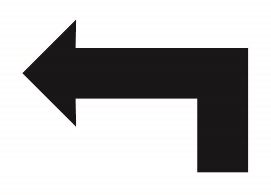
//> input picture Trabajo/OCVSigns/arrowL.jpg, 271 x 195 px
$ ./testeOCV   (built with g++ and OpenCV 4)
//> lines starting //> are read from the running program, lines starting //| are printed output that depends on the picture; after the words box and inside, x2 and y2 are one past the last pixel; in counts of white or black regions, pixels touching at a corner belong together; pictures that were not available may be replaced by others from this repository, and a replacement may not be noted
#include <iostream>
#include <string>
#include <vector>
#include <stdio.h>

#include <opencv2/core/core.hpp>
#include <opencv2/highgui/highgui.hpp>
#include <opencv2/features2d/features2d.hpp>
#include <opencv2/nonfree/features2d.hpp>
#include <opencv2/legacy/legacy.hpp>
#include "opencv2/video/tracking.hpp"

using namespace cv;
using namespace std;


string intToString(int number) {

	std::stringstream ss;
	ss << number;
	return ss.str();
}

class Symbol {

public:
	Mat img;
	string name;

};


void sortCorners(std::vector<cv::Point2f>& corners, cv::Point2f center) {
	std::vector<cv::Point2f> top, bot;

	for (unsigned int i = 0; i < corners.size(); i++) {
		if (corners[i].y < center.y)
			top.push_back(corners[i]);
		else
			bot.push_back(corners[i]);
	}

	cv::Point2f tl = top[0].x > top[1].x ? top[1] : top[0];
	cv::Point2f tr = top[0].x > top[1].x ? top[0] : top[1];
	cv::Point2f bl = bot[0].x > bot[1].x ? bot[1] : bot[0];
	cv::Point2f br = bot[0].x > bot[1].x ? bot[0] : bot[1];

	corners.clear();
	corners.push_back(tl);
	corners.push_back(tr);
	corners.push_back(br);
	corners.push_back(bl);
}

int readRefImages(Symbol *symbols) {

	symbols[0].img = imread("arrowL.jpg", CV_LOAD_IMAGE_GRAYSCALE);
	if (!symbols[0].img.data)
		return -1;
	threshold(symbols[0].img, symbols[0].img, 100, 255, 0);
	symbols[0].name = "Left 90";

	symbols[1].img = imread("arrowR.jpg", CV_LOAD_IMAGE_GRAYSCALE);
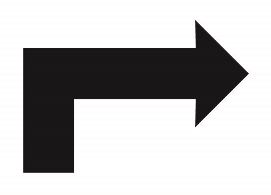
//> input picture Trabajo/OCVSigns/arrowR.jpg, 271 x 195 px
	if (!symbols[1].img.data)
		return -1;
	threshold(symbols[1].img, symbols[1].img, 100, 255, 0);
	symbols[1].name = "Right 90";

	symbols[2].img = imread("arrowT.jpg", CV_LOAD_IMAGE_GRAYSCALE);
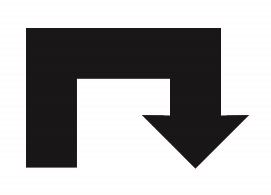
//> input picture Trabajo/OCVSigns/arrowT.jpg, 271 x 195 px
	if (!symbols[2].img.data)
		return -1;
	threshold(symbols[2].img, symbols[2].img, 100, 255, 0);
	symbols[2].name = "Turn Around";

	symbols[3].img = imread("arrowB.jpg", CV_LOAD_IMAGE_GRAYSCALE);
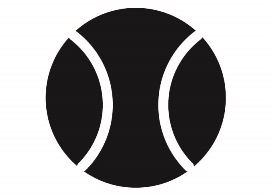
//> input picture Trabajo/OCVSigns/arrowB.jpg, 271 x 195 px
	if (!symbols[3].img.data)
		return -1;
	threshold(symbols[3].img, symbols[3].img, 100, 255, 0);
	symbols[3].name = "Ball";

	symbols[4].img = imread("arrowL45.jpg", CV_LOAD_IMAGE_GRAYSCALE);
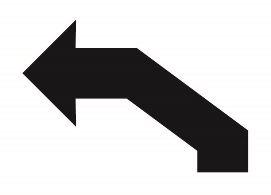
//> input picture Trabajo/OCVSigns/arrowL45.jpg, 271 x 195 px
	if (!symbols[4].img.data)
		return -1;
	threshold(symbols[4].img, symbols[4].img, 100, 255, 0);
	symbols[4].name = "Left 45";

	symbols[5].img = imread("arrowR45.jpg", CV_LOAD_IMAGE_GRAYSCALE);
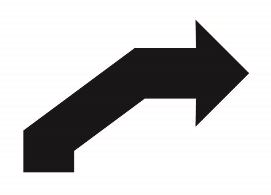
//> input picture Trabajo/OCVSigns/arrowR45.jpg, 271 x 195 px
	if (!symbols[5].img.data)
		return -1;
	threshold(symbols[5].img, symbols[5].img, 100, 255, 0);
	symbols[5].name = "Right 45";

	symbols[6].img = imread("arrowStop.jpg", CV_LOAD_IMAGE_GRAYSCALE);
	if (!symbols[6].img.data)
		return -1;
	threshold(symbols[6].img, symbols[6].img, 100, 255, 0);
	symbols[6].name = "Stop";

	symbols[7].img = imread("arrowGo.jpg", CV_LOAD_IMAGE_GRAYSCALE);
	if (!symbols[7].img.data)
		return -1;
	threshold(symbols[7].img, symbols[7].img, 100, 255, 0);
	symbols[7].name = "Go";

	return 0;

}


int lowThreshold;

void CannyThreshold(int, void*) {
}

int main(int argc, char** argv) {
	// check http://docs.opencv.org/doc/tutorials/features2d/table_of_content_features2d/table_of_content_features2d.html
	// for OpenCV general detection/matching framework details

	VideoCapture cap;

	cap.open(0);

	namedWindow("A", CV_WINDOW_AUTOSIZE);
	namedWindow("B", CV_WINDOW_AUTOSIZE);
	namedWindow("C", CV_WINDOW_AUTOSIZE);

	Mat camera;
	Mat greyImg;

	Symbol symbols[10];
	if (readRefImages(symbols) == -1) {
		printf("Error reading reference symbols\n");
		return -1;
	}

	createTrackbar("Min Threshold:", "A", &lowThreshold, 100, CannyThreshold);

	double t = (double) getTickCount();
	// do something ...
	//t = ((double)getTickCount() - t)/getTickFrequency();
	//cout << "Times passed in seconds: " << t << endl;

	cap >> camera;
//> camera is the input picture: 195 rows x 271 cols, CV_8UC3; mean B, G, R 187.3, 187, 187.7

	Mat new_image;

	while (1) {

		t = (double) getTickCount() - t;

		cap >> camera;

		cvtColor(camera, greyImg, CV_RGB2GRAY);

		//threshold(greyImg, greyImg, 100, 255, 0);

		Mat canny_output;
		vector<vector<Point> > contours;
		vector<Vec4i> hierarchy;

		GaussianBlur(greyImg, greyImg, Size(9, 9), 2, 2);
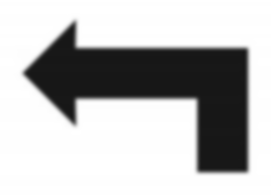
//> greyImg: 195 rows x 271 cols, CV_8UC1; min 23, max 255, mean 187.3

		/// Detect edges using canny
		Canny(greyImg, canny_output, lowThreshold, lowThreshold * 3, 3);
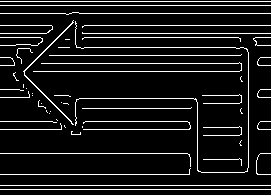
//> canny_output: 195 rows x 271 cols, CV_8UC1; 9.5% white in thin lines or dots

		//	imshow("B",canny_output);
		/// Find contours
		findContours(canny_output, contours, hierarchy, CV_RETR_TREE,
				CV_CHAIN_APPROX_SIMPLE, Point(0, 0));
//> contours = 54 contours, 53 with area under 20; largest, box (x1, y1, x2, y2) and area: (23, 20, 74, 125) 98

		vector<Point> approxRect;

		for (size_t i = 0; i < contours.size(); i++) {
			approxPolyDP(contours[i], approxRect,
					arcLength(Mat(contours[i]), true) * 0.05, true);
			if (approxRect.size() == 4) {
				float area = contourArea(contours[i]);

				if (area > 10000) {
					std::vector<cv::Point2f> corners;

					vector<Point>::iterator vertex;
					vertex = approxRect.begin();
					//vertex++;
					circle(camera, *vertex, 2, Scalar(0, 0, 255), -1, 8, 0);
					corners.push_back(*vertex);
					vertex++;
					circle(camera, *vertex, 2, Scalar(0, 0, 255), -1, 8, 0);
					corners.push_back(*vertex);
					vertex++;
					circle(camera, *vertex, 2, Scalar(0, 0, 255), -1, 8, 0);
					corners.push_back(*vertex);
					vertex++;
					circle(camera, *vertex, 2, Scalar(0, 0, 255), -1, 8, 0);
					corners.push_back(*vertex);

					Moments mu;
					mu = moments(contours[i], false);
					Point2f center(mu.m10 / mu.m00, mu.m01 / mu.m00);

					sortCorners(corners, center);

					// Define the destination image
					Mat correctedImg = ::Mat::zeros(195, 271, CV_8UC3);

					// Corners of the destination image
					std::vector<cv::Point2f> quad_pts;
					quad_pts.push_back(Point2f(0, 0));
					quad_pts.push_back(Point2f(correctedImg.cols, 0));
					quad_pts.push_back(
							Point2f(correctedImg.cols, correctedImg.rows));
					quad_pts.push_back(Point2f(0, correctedImg.rows));

					// Get transformation matrix
					Mat transmtx = getPerspectiveTransform(corners, quad_pts);

					// Apply perspective transformation
					warpPerspective(camera, correctedImg, transmtx,
							correctedImg.size());

					Mat correctedImgBin;

					cvtColor(correctedImg, correctedImgBin, CV_RGB2GRAY);

					//equalizeHist(correctedImgBin, correctedImgBin);

					correctedImgBin.copyTo(new_image);

					threshold(correctedImgBin, correctedImgBin, 140, 255, 0);

					imshow("B", correctedImgBin);

					double minVal,maxVal,medVal;


					minMaxLoc(new_image, &minVal, &maxVal);

					medVal=(maxVal-minVal)/2;

					threshold(new_image, new_image, medVal, 255, 0);

					imshow("C", new_image);


					Mat diffImg;

					int match, minDiff, diff;
					minDiff = 12000;
					match = -1;

					for (int i = 0; i < 8; i++) {
						//diffImg = symbols[i].img-correctedImgBin;

						bitwise_xor(new_image, symbols[i].img, diffImg,
								noArray());

						diff = countNonZero(diffImg);
						if (diff < minDiff) {
							minDiff = diff;
							match = i;
						}

						if (i == 0) {
							//	imshow("B",diffImg);

						}
					}

					//imshow("B", correctedImg);

					if (match != -1) {
						putText(camera, symbols[match].name, Point(320, 30), 1,
								2, Scalar(0, 255, 0), 2);
					}

					//break;

				}

			}
		}
//> this loop made 54 passes
//> (approxRect, area) on pass 51: (4 Points (x, y): [73, 20], [23, 71], [72, 124], [24, 71], 98.5)
//> approxRect on passes 1, 2, 3, 6, 9, 10: 2 Points (x, y): [0, 189], [270, 189], 2 Points (x, y): [0, 185], [270, 185], 2 Points (x, y): [190, 168], [0, 174], 2 Points (x, y): [0, 153], [190, 166], 2 Points (x, y): [241, 127], [203, 135], 2 Points (x, y): [82, 126], [82, 127]

		imshow("A", camera);
		waitKey(20);
	}
}
